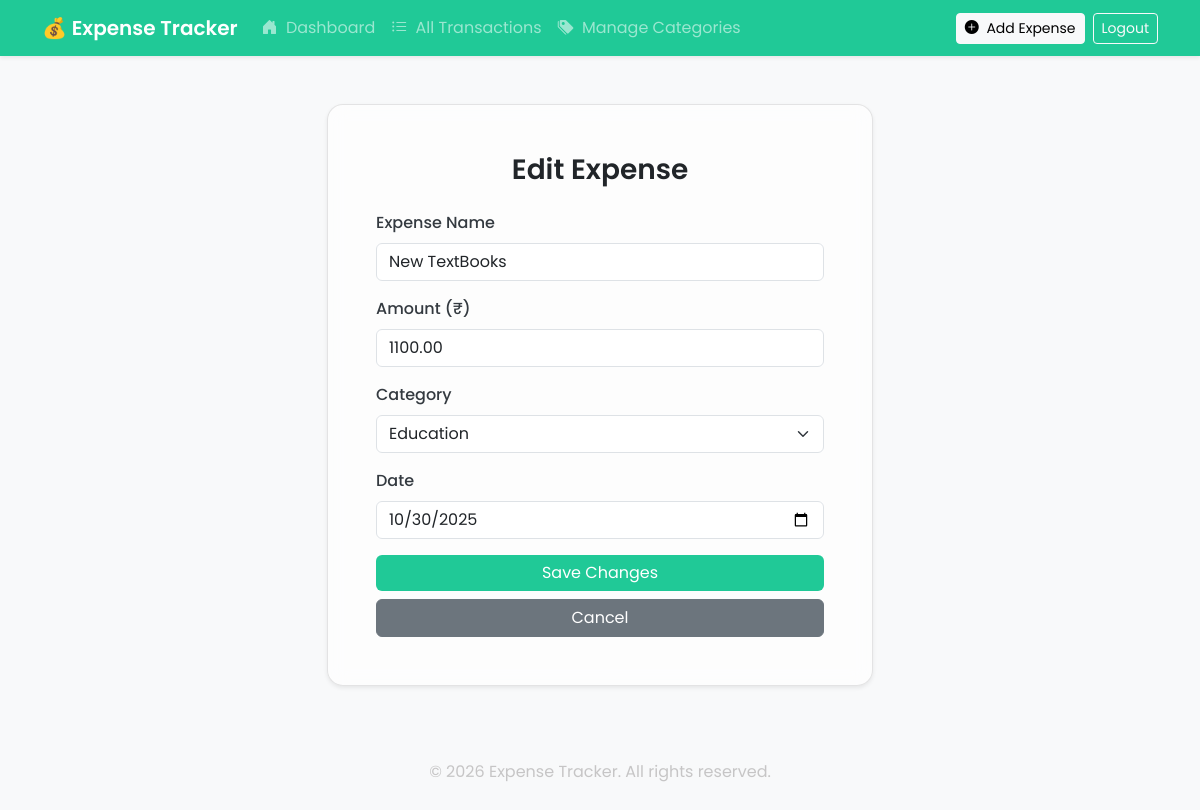
The app's page /edit/7/ (signed in) with its own data.
### myapp/models.py (models this page shows, shortened)
class Expense(models.Model):
    user = models.ForeignKey(User, on_delete=models.CASCADE)
    name = models.CharField(max_length=100)
    amount = models.DecimalField(max_digits=10, decimal_places=2)
    category = models.ForeignKey(Category, on_delete=models.SET_NULL, null=True, blank=True)
    date = models.DateField(default=date.today)

class Category(models.Model):
    user = models.ForeignKey(User, on_delete=models.CASCADE)
    name = models.CharField(max_length=100)
    class Meta:
        unique_together = ('user', 'name')
        verbose_name_plural = "Categories" # Fixes "Categorys" in admin

### myapp/views.py (the view, shortened to what this page needs)
# urls.py: path('edit/<int:expense_id>/', views.edit_expense, name='edit_expense'),
@login_required
def edit_expense(request, expense_id):
    expense = get_object_or_404(Expense, id=expense_id, user=request.user) # Check user
    user_categories = Category.objects.filter(user=request.user).order_by('name')
    context = {
        "expense": expense,
        "user_categories": user_categories,
        "referrer": request.META.get('HTTP_REFERER', ''),
        "expense_date": date.today(), # --- FIXED: Added for modal ---
    }
    return render(request, "myapp/edit_expense.html", context)

### myapp/templates/myapp/edit_expense.html (shortened to what this page needs)
{% extends "myapp/index.html" %}
{% block content %}
<div class="container mt-5">
    <div class="row justify-content-center">
        <div class="col-md-6">
            <div class="card stat-card shadow-sm">
                <div class="card-body p-4 p-md-5">
                    <h3 class="card-title text-center mb-4">Edit Expense</h3>
                    <form method="POST" action="{% url 'edit_expense' expense.id %}">
                        <div class="mb-3">
                            <label class="form-label">Expense Name</label>
                            <input type="text" class="form-control" name="expense_name" value="{{ expense.name }}" required>
                        </div>
                        <div class="mb-3">
                            <label class="form-label">Amount (₹)</label>
                            <input type="number" class="form-control" name="amount" value="{{ expense.amount }}" step="0.01" required>
                        </div>
                        <div class="mb-3">
                            <label class="form-label">Category</label>
                            <select class="form-select" name="category" required>
                                {% for cat in user_categories %}
                                    <option value="{{ cat.id }}" {% if expense.category.id == cat.id %}selected{% endif %}>
                                        {{ cat.name }}
                                    </option>
                                {% endfor %}
                            </select>
                        </div>
                        <div class="mb-3">
                            <label class="form-label">Date</label>
                            <input type="date" class="form-control" name="date" value="{{ expense.date|date:'Y-m-d' }}" required>
                        </div>
                        <div class="text-center d-grid gap-2">
                            <button type="submit" class="btn btn-primary" style="background-color: #20c997; border: none;">Save Changes</button>
                            <a href="{{ referrer|default_if_none:'/' }}" class="btn btn-secondary">Cancel</a>
                        </div>
                    </form>
                </div>
            </div>
        </div>
    </div>
</div>
{% endblock %}

### myapp/templates/myapp/index.html (style rules this page uses)
body { font-family: 'Poppins', sans-serif; padding-bottom: 60px; min-height: 100vh; position: relative; background-color: #f8f9fa; background-attachment: fixed; }

### myapp/templates/myapp/edit_expense.html (style rules this page uses)
.stat-card { background: rgba(255, 255, 255, 0.65); backdrop-filter: blur(10px); -webkit-backdrop-filter: blur(10px); border-radius: 16px; border: 1px solid rgba(0, 0, 0, 0.1); box-shadow: 0 4px 20px rgba(0, 0, 0, 0.05); }
.card-title { color: #212529; font-weight: 600; }
.form-label { font-weight: 500; color: #343a40; }

### records on screen
Expense: expense_name "New TextBooks", amount "1100.00", category "Education", date "10/30/2025"
